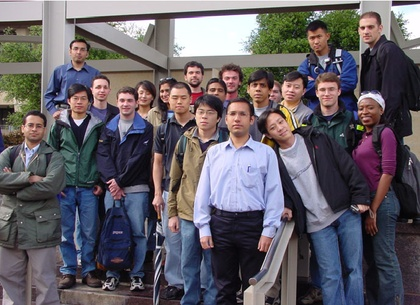
%> input picture DIP/Face Detection/1.jpg, 420 x 305 px, shrunk from 688 x 500 before the run
$ octave --eval "FaceDetection;"   (GNU Octave 9; MATLAB toolbox functions it lacks are replaced by stand-ins)
%> lines starting %> are read from the running program, lines starting %| are printed output that depends on the picture; in (x1, y1, x2, y2) boxes, pixels count from 0 and x2, y2 are one past the last pixel; in counts of white or black regions, pixels touching at a corner belong together; the program's own positions count from 1
function FaceDetection()%img)
img = '1.jpg';
if(size(img) < 1)
    originalImage = imread('1.jpg');
else
    originalImage = imread(img);
%> originalImage is the input picture: size 305x420x3 uint8; mean R, G, B 99, 93.9, 101
end
%templateImage = imread('temp.jpg');
%templateSize = size(templateImage);
%Begin Skin Color Segmentation
HSVimg=rgb2hsv(originalImage);
%> HSVimg: size 305x420x3 double; mean H, S, V 0.521, 0.285, 0.442
H=HSVimg(:,:,1);
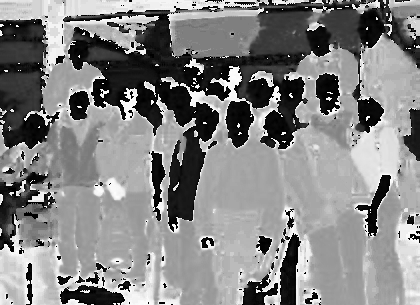
%> H: size 305x420 double; min 0, max 0.998, mean 0.521
S=HSVimg(:,:,2);
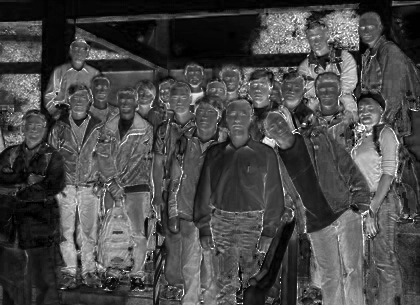
%> S: size 305x420 double; min 0, max 1, mean 0.285
%V=HSVimg(:,:,3);
[M,N,O]=size(originalImage);
%> M = 305; N = 420; O = 3
skinImage=zeros(M,N,O);
for m=1:M
    for n=1:N
       if((((0.0<=H(m,n))&&(H(m,n)<=0.08)) || ((0.97<=H(m,n))&&(H(m,n)<=1)))&& (0.15<S(m,n))&& (S(m,n)<0.75))
            skinImage(m,n,:)=originalImage(m,n,:);
       end
    end
end
%> skinImage: size 305x420x3 double; mean H, S, V 19.5, 14.4, 13.2
%End Skin Color Segmentation

skinImage = uint8(skinImage);
%> skinImage: size 305x420x3 uint8; mean H, S, V 19.5, 14.4, 13.2
figure;
imshow(skinImage);

% Begin Morphological Processing
l = rgb2gray(skinImage);
l(l<=50) = 0;
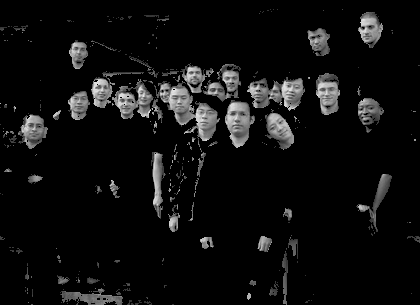
%> l: size 305x420 uint8; min 0, max 231, mean 14.8
se = strel('disk',1);
l=imopen(l,se);
l = imfill(l, 'holes');
se = strel('disk',6);
l=imopen(l,se);
figure;
imshow(l,[]);
% End Morphological Processing

l(l>0) = 1;
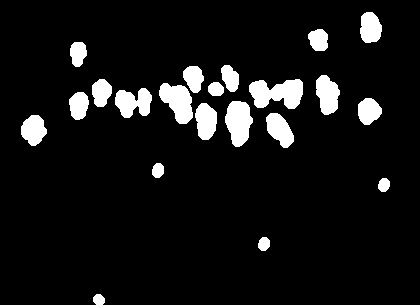
%> l: size 305x420 uint8; values 0 (black) and 1 (white), 8% white; 21 white regions
l = rgb2gray(originalImage).*l;
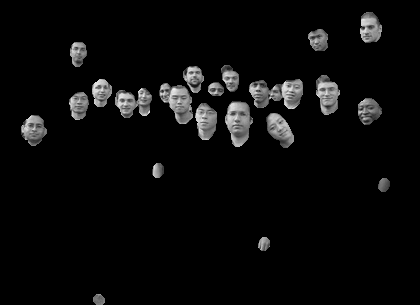
%> l: size 305x420 uint8; min 0, max 242, mean 10.6
figure;
imshow(l,[]);

%Begin Template Matching
%lcorr = normxcorr2(templateImage,l);
%lcorr = im2bw(lcorr, 0.2);
%figure;
%imshow(lcorr,[]);
%End Template Matching

% Begin Connected Region Analysis
labeledRegion = bwlabel(l, 8);
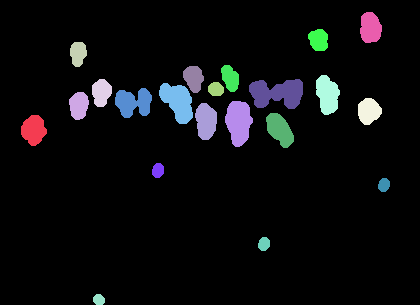
%> labeledRegion: size 305x420 double; 22 distinct labels, from 0 to 21; one colour per label, 0 black
regionProperties = regionprops(labeledRegion, 'all');
%> regionProperties = 21 regions; largest, box (x1, y1, x2, y2), Area, Centroid, MajorAxisLength, MinorAxisLength and Eccentricity: (249, 79, 303, 109) 1135 [277.9 93.8] 62.62 28.61 0.89, (225, 101, 253, 147) 924 [239.3 122.8] 46.93 25.65 0.837, (159, 83, 193, 124) 897 [178.4 102.2] 46.69 26.5 0.823
regionNO = size(regionProperties, 1);
%> regionNO = 21

figure;
imagesc(originalImage);
hold on;
for k = 1 : regionNO
    centroid = regionProperties(k).Centroid;
    areaPixels = regionProperties(k).PixelIdxList;

    % Rejection based on Euler number
    l1 = l(areaPixels);
    med = (max(max(l1)) - min(min(l1)))/2;
    l1(l1<med) = 0;
    l1(l1>=med) = 1;
    euler = bweuler(l1, 8);

    if(euler > 20)
        % [19 lines of commented-out code are left out]
            plot( centroid(1,1), centroid(1,2),'--bs','MarkerFaceColor','g','MarkerSize',5);
        %end
    end
    % -----------
end
%> this loop made 21 passes
%> (centroid, med, euler) on passes 1 to 12: ([34.25 130.5], 95, 53), ([79.46 106], 86, 30), ([78.7 54.03], 90, 25), ([102 93.06], 91, 18), ([99.48 300.2], 33, 1), ([134.1 103.1], 91, 65), ([158.6 171], 81, 1), ([178.4 102.2], 111, 101), ([194.3 78.78], 101, 44), ([206.6 121.8], 88, 25), ([216.5 89.77], 79, 24), ([230.8 78.67], 96, 35)
%> after the loop, l1 = 133 values from 1 to 1
%> `FaceDetection;`:
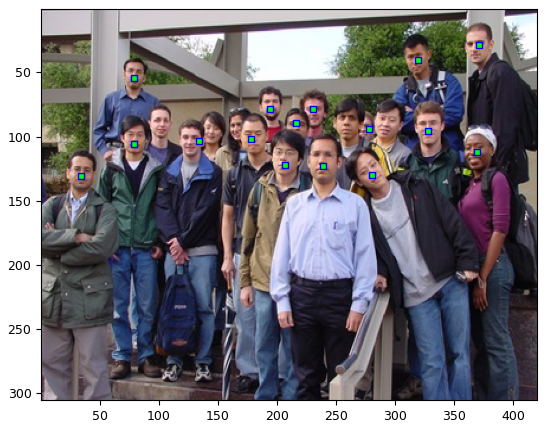
%> figure redrawn from the program's plot data
hold off;
end
